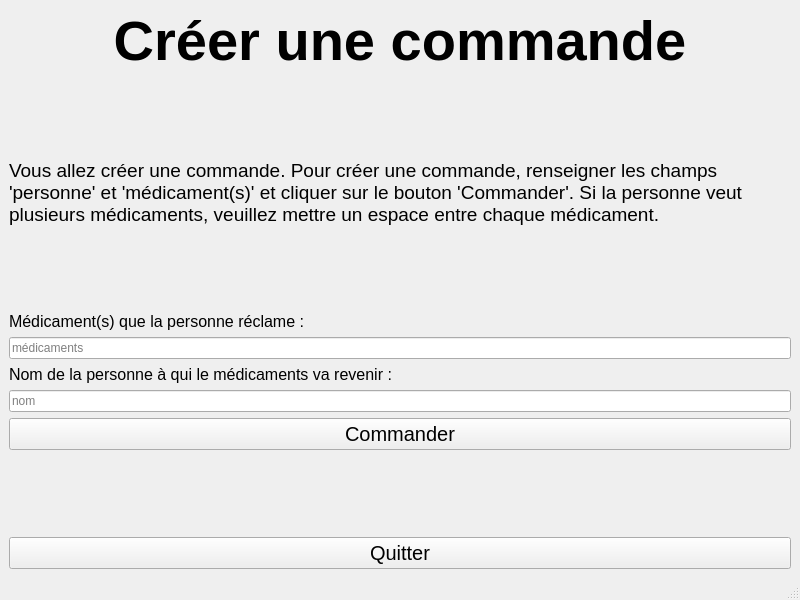
<?xml version="1.0" encoding="UTF-8"?>
<ui version="4.0">
 <class>FenetreCommandeCreer</class>
 <widget class="QMainWindow" name="FenetreCommandeCreer">
  <property name="geometry">
   <rect>
    <x>0</x>
    <y>0</y>
    <width>800</width>
    <height>600</height>
   </rect>
  </property>
  <property name="windowTitle">
   <string>PharmacieManager - Commandes</string>
  </property>
  <widget class="QWidget" name="centralwidget">
   <layout class="QVBoxLayout" name="verticalLayout">
    <item>
     <widget class="QLabel" name="CommandesCreer">
      <property name="font">
       <font>
        <pointsize>42</pointsize>
        <bold>true</bold>
       </font>
      </property>
      <property name="text">
       <string>Créer une commande</string>
      </property>
      <property name="textFormat">
       <enum>Qt::TextFormat::AutoText</enum>
      </property>
      <property name="alignment">
       <set>Qt::AlignmentFlag::AlignCenter</set>
      </property>
      <property name="wordWrap">
       <bool>true</bool>
      </property>
      <property name="textInteractionFlags">
       <set>Qt::TextInteractionFlag::NoTextInteraction</set>
      </property>
     </widget>
    </item>
    <item>
     <spacer name="verticalSpacer_2">
      <property name="orientation">
       <enum>Qt::Orientation::Vertical</enum>
      </property>
      <property name="sizeHint" stdset="0">
       <size>
        <width>20</width>
        <height>40</height>
       </size>
      </property>
     </spacer>
    </item>
    <item>
     <widget class="QLabel" name="CreerInfo">
      <property name="font">
       <font>
        <pointsize>14</pointsize>
       </font>
      </property>
      <property name="text">
       <string>Vous allez créer une commande. Pour créer une commande, renseigner les champs 'personne' et 'médicament(s)' et cliquer sur le bouton 'Commander'. Si la personne veut plusieurs médicaments, veuillez mettre un espace entre chaque médicament.</string>
      </property>
      <property name="wordWrap">
       <bool>true</bool>
      </property>
      <property name="textInteractionFlags">
       <set>Qt::TextInteractionFlag::NoTextInteraction</set>
      </property>
     </widget>
    </item>
    <item>
     <spacer name="verticalSpacer_3">
      <property name="orientation">
       <enum>Qt::Orientation::Vertical</enum>
      </property>
      <property name="sizeHint" stdset="0">
       <size>
        <width>20</width>
        <height>40</height>
       </size>
      </property>
     </spacer>
    </item>
    <item>
     <widget class="QLabel" name="MedicamentsInfo">
      <property name="font">
       <font>
        <pointsize>12</pointsize>
       </font>
      </property>
      <property name="text">
       <string>Médicament(s) que la personne réclame :</string>
      </property>
      <property name="wordWrap">
       <bool>true</bool>
      </property>
      <property name="textInteractionFlags">
       <set>Qt::TextInteractionFlag::NoTextInteraction</set>
      </property>
     </widget>
    </item>
    <item>
     <widget class="QLineEdit" name="CommandeCreerMedicaments">
      <property name="placeholderText">
       <string>médicaments</string>
      </property>
     </widget>
    </item>
    <item>
     <widget class="QLabel" name="NomInfo">
      <property name="font">
       <font>
        <pointsize>12</pointsize>
       </font>
      </property>
      <property name="text">
       <string>Nom de la personne à qui le médicaments va revenir :</string>
      </property>
      <property name="wordWrap">
       <bool>true</bool>
      </property>
      <property name="textInteractionFlags">
       <set>Qt::TextInteractionFlag::NoTextInteraction</set>
      </property>
     </widget>
    </item>
    <item>
     <widget class="QLineEdit" name="CommandeCreerNom">
      <property name="placeholderText">
       <string>nom</string>
      </property>
     </widget>
    </item>
    <item>
     <widget class="QPushButton" name="CommandeCreerCommander">
      <property name="font">
       <font>
        <pointsize>15</pointsize>
       </font>
      </property>
      <property name="text">
       <string>Commander</string>
      </property>
     </widget>
    </item>
    <item>
     <spacer name="verticalSpacer">
      <property name="orientation">
       <enum>Qt::Orientation::Vertical</enum>
      </property>
      <property name="sizeHint" stdset="0">
       <size>
        <width>20</width>
        <height>40</height>
       </size>
      </property>
     </spacer>
    </item>
    <item>
     <widget class="QPushButton" name="CommandeCreerQuitter">
      <property name="font">
       <font>
        <pointsize>15</pointsize>
       </font>
      </property>
      <property name="text">
       <string>Quitter</string>
      </property>
     </widget>
    </item>
   </layout>
  </widget>
  <widget class="QStatusBar" name="statusbar"/>
 </widget>
 <resources/>
 <connections/>
</ui>
